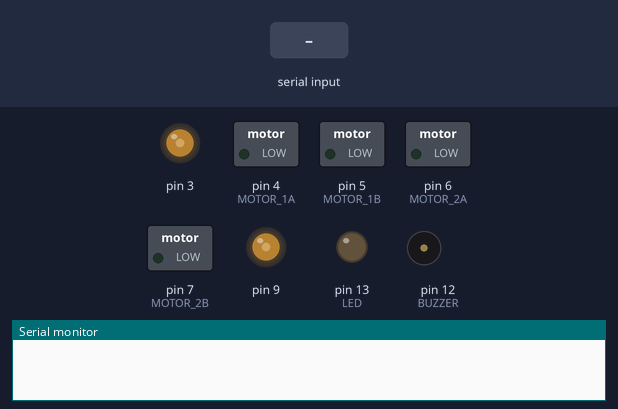
The sketch below on a simulated Arduino Uno, built with avr-gcc and run on an emulated ATmega328P. Shown: switched loads named in the sketch (green lamp = pin HIGH), output pins drawn as LEDs (lit = HIGH), buzzer (waves = sounding, pin HIGH), the last lines printed to the serial monitor. The test bench sets the inputs (shaded band).

Above: at 1.2 s.
1.3 s: "F" received over the second serial link
At 1.6 s:
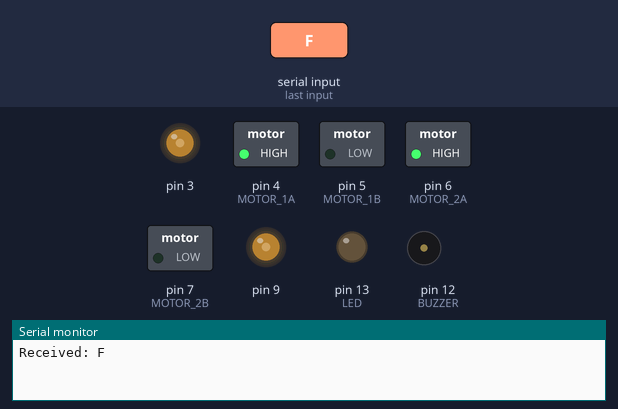
2.8 s: "B" received over the second serial link
At 4.0 s:
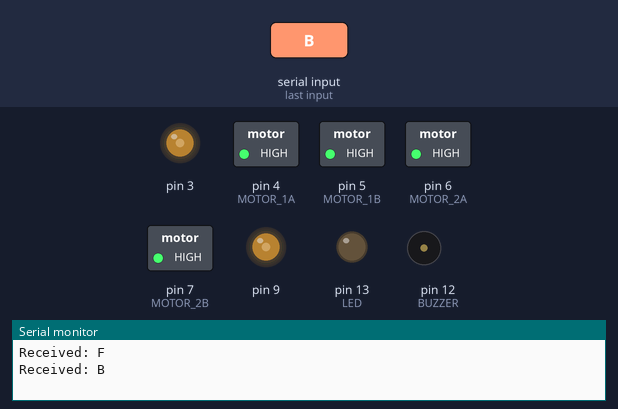
4.3 s: "LED_ON" received over the second serial link
At 5.1 s:
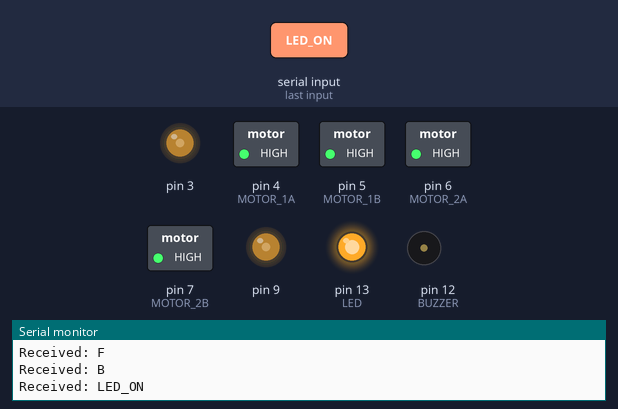
5.8 s: "S" received over the second serial link
At 6.2 s:
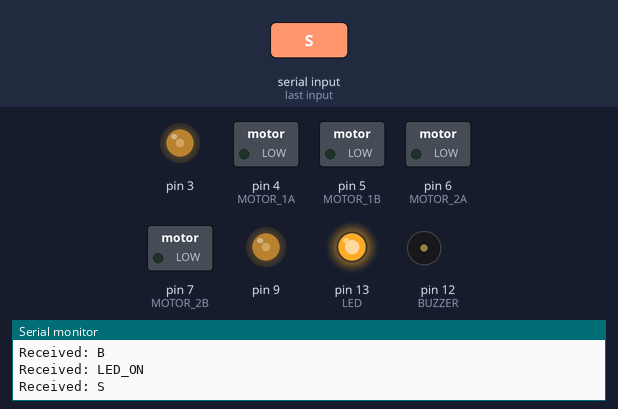
7.3 s: "L" received over the second serial link
At 8.5 s:
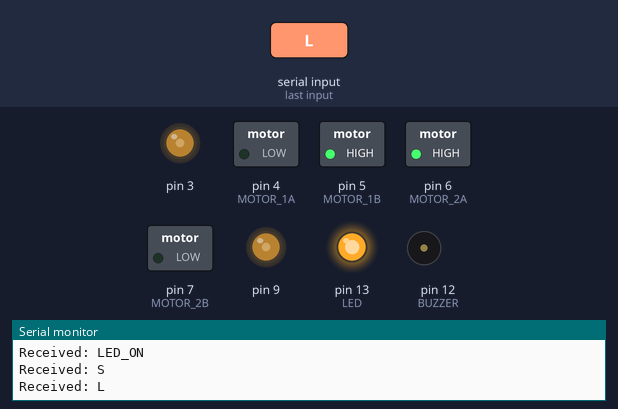
8.8 s: "LED_OFF" received over the second serial link
At 9.7 s:
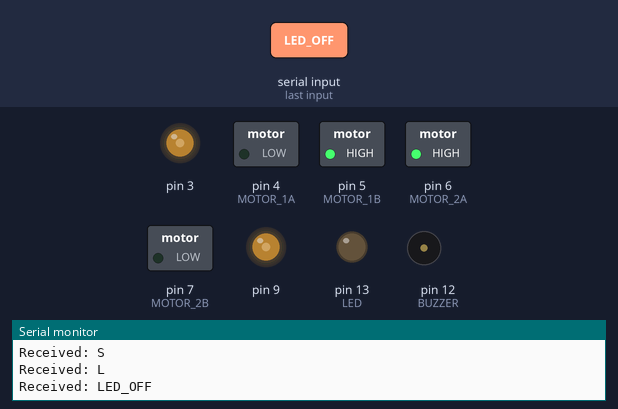
Timing chart, 0 to 11.3 s (numbered marks = the images above; inputs shaded):
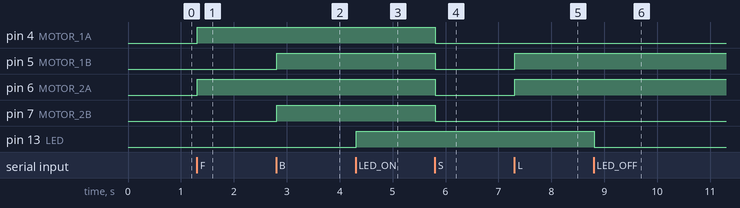

Measured:
- after the input at 1.3 s, pin 4 (MOTOR_1A), pin 6 (MOTOR_2A): LOW → HIGH at once
- after the input at 2.8 s, pin 5 (MOTOR_1B), pin 7 (MOTOR_2B): LOW → HIGH at once
- after the input at 4.3 s, pin 13 (LED): LOW → HIGH at once
- after the input at 5.8 s, pin 4 (MOTOR_1A), pin 5 (MOTOR_1B), pin 6 (MOTOR_2A), pin 7 (MOTOR_2B): HIGH → LOW at once
- after the input at 7.3 s, pin 5 (MOTOR_1B), pin 6 (MOTOR_2A): LOW → HIGH at once
- after the input at 8.8 s, pin 13 (LED): HIGH → LOW at once

The sketch:

bluetooth_car.ino
```cpp
#include<SoftwareSerial.h>
#define LED 13              // Connect light to pin 13 (Optional)
#define BUZZER 12        // Connect buzzer to pin 12 (Optional)
#define MOTOR_1A 4   // Connect motor driver input 1 to pin 11
#define MOTOR_1B 5   // Connect motor driver input 2 to pin 10
#define MOTOR_2A 6     // Connect motor driver input 3 to pin 9
#define MOTOR_2B 7     // Connect motor driver input 4 to pin 6
#define TX 0                 // Connect Bluetooth module Tx to pin 2
#define RX 1                 // Connect Bluetooth module Rx to pin 3

SoftwareSerial BTmodule(TX, RX);
int speed = 255;

void setup() {
  Serial.begin(9600);
  BTmodule.begin(9600);
  BTmodule.setTimeout(10);
  pinMode(MOTOR_1A, OUTPUT);
  pinMode(MOTOR_1B, OUTPUT);
  pinMode(MOTOR_2A, OUTPUT);
  pinMode(MOTOR_2B, OUTPUT);
  pinMode(3, OUTPUT);
  pinMode(9, OUTPUT);
  pinMode(LED, OUTPUT);
  pinMode(BUZZER, OUTPUT);
  analogWrite(3, 100);
  analogWrite(9, 100);
}

void loop() {
  String readString;

  while(BTmodule.available()) {
    readString = BTmodule.readString();
    Serial.print("Received: ");
    Serial.println(readString);
  }
  // analogWrite(3, 100);
  // analogWrite(9, 100);
  if(readString.toInt() > 0)
  {
    analogWrite(3, readString.toInt());
    analogWrite(9, readString.toInt());
  }

                                                                                       // FORWARD
  if(readString == "F"){
    analogWrite(MOTOR_1A, speed);
    analogWrite(MOTOR_2A, speed);
  }
                                                                                       // BACKWARD
  if(readString == "B"){
    analogWrite(MOTOR_1B, speed);
    analogWrite(MOTOR_2B, speed);
  }
                                                                                       // LEFT
  if(readString == "L"){
    analogWrite(MOTOR_1B, speed);
    analogWrite(MOTOR_2A, speed);
  }
                                                                                       // RIGHT
  if(readString == "R"){
    analogWrite(MOTOR_1A, speed);
    analogWrite(MOTOR_2B, speed);
  }
                                                                                       // STOP
  if(readString == "S"){
    analogWrite(MOTOR_1A, 0);
    analogWrite(MOTOR_1B, 0);
    analogWrite(MOTOR_2A, 0);
    analogWrite(MOTOR_2B, 0);
  }
                                                                                       // LED ON
  if(readString == "LED_ON"){
    digitalWrite(LED, HIGH);
  }
                                                                                       // LED OFF
  if(readString == "LED_OFF"){
    digitalWrite(LED, LOW);
  }
                                                                                       // SOUND
  if(readString == "SOUND"){
    digitalWrite(BUZZER, HIGH);
    delay(100);
    digitalWrite(BUZZER, LOW);
  }
                                                                                       // SPEED
   if(readString.substring(0, 6) == "Speed:"){
    String val = readString.substring(readString.length()-3);
    if(val.substring(0, 1) == "d"){
      speed = val.substring(2).toInt();
    }
    else if(val.substring(0, 1) == ":"){
      speed = val.substring(1).toInt();
    }
    else{
      speed = val.toInt();
    }
    Serial.print("Speed: ");
    Serial.println(speed);
  }
}
```
